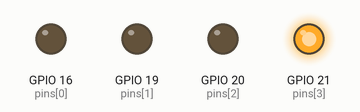
Bench run of a program on a simulated Raspberry Pi (BCM pin numbers). On the bench: output pins drawn as LEDs (lit = HIGH). What the program prints to the terminal is not drawn.

Above: at 0.02 s.
At 0.77 s:
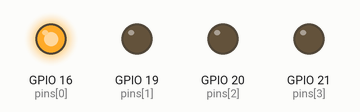
At 1.48 s:
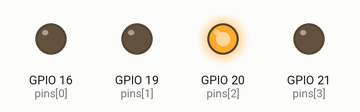
At 2.93 s:
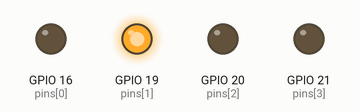
Timing chart, 0 to 3.2 s (numbered marks = the images above):
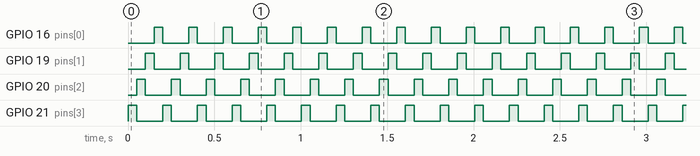

Measured:
- by itself, GPIO 16 (pins[0]), GPIO 19 (pins[1]), GPIO 20 (pins[2]), GPIO 21 (pins[3]): alternates HIGH for 0.05 s and LOW for 0.15 s

The program:

test.py
```python
import time
import RPi
import RPi.GPIO as GPIO


pins = [16,19,20,21]

GPIO.setmode(GPIO.BCM)
for pin in pins:
    GPIO.setup(pin, GPIO.OUT)

try:

    while True:
        for pin in reversed(pins):
            GPIO.output(pin, GPIO.HIGH)
            print("click69420")
            time.sleep(.05)

            GPIO.output(pin, GPIO.LOW)
except:
    pass
finally:
    print("cleanupIsGenius")
    GPIO.cleanup()
```
